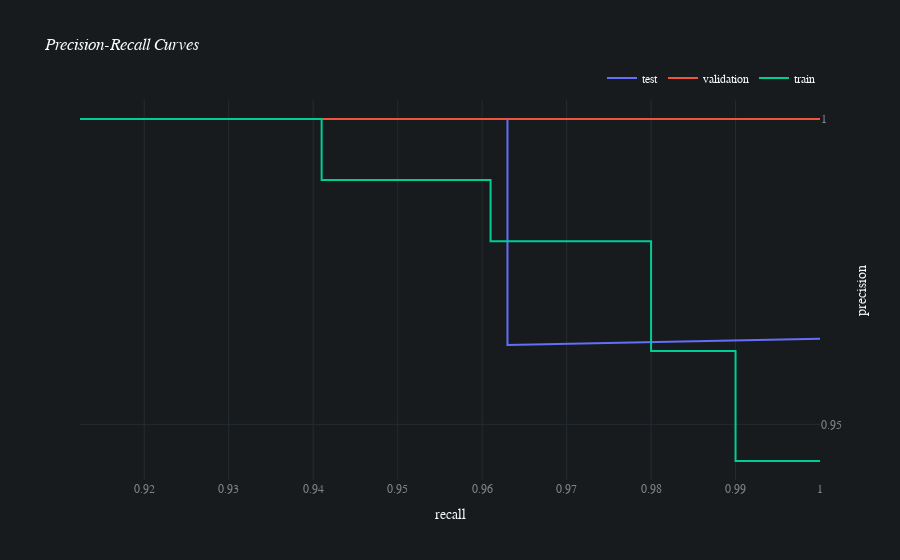

This figure's notebook cell:
### Code cell
batch_multiclass.jobs[0].results[0].plot_precision_recall()

### Figure 1 — Plotly figure (JSON) as saved in the notebook; plotly's stock layout.template omitted (floating-point values rounded to 4 significant figures)
{"data": [{"hovertemplate": "split=test<br>recall=%{x}<br>precision=%{y}<extra></extra>", "legendgroup": "test", "line": {"color": "#636efa", "dash": "solid"}, "mode": "lines", "name": "test", "orientation": "v", "showlegend": true, "type": "scatter", "x": [1, 0.963, 0.963, 0.926, 0.889, 0.852, 0.815, 0.778, 0.741, 0.704, 0.667, 0.63, 0.593, 0.556, 0.519, 0.481, 0.444, 0.407, 0.37, 0.333, 0.296, 0.259, 0.222, 0.185, 0.148, 0.111, 0.074, 0.037, 0], "xaxis": "x", "y": [0.964, 0.963, 1, 1, 1, 1, 1, 1, 1, 1, 1, 1, 1, 1, 1, 1, 1, 1, 1, 1, 1, 1, 1, 1, 1, 1, 1, 1, 1], "yaxis": "y"}, {"hovertemplate": "split=validation<br>recall=%{x}<br>precision=%{y}<extra></extra>", "legendgroup": "validation", "line": {"color": "#EF553B", "dash": "solid"}, "mode": "lines", "name": "validation", "orientation": "v", "showlegend": true, "type": "scatter", "x": [1, 0.952, 0.905, 0.857, 0.81, 0.762, 0.714, 0.667, 0.619, 0.571, 0.524, 0.476, 0.429, 0.381, 0.333, 0.286, 0.238, 0.19, 0.143, 0.095, 0.048, 0], "xaxis": "x", "y": [1, 1, 1, 1, 1, 1, 1, 1, 1, 1, 1, 1, 1, 1, 1, 1, 1, 1, 1, 1, 1, 1], "yaxis": "y"}, {"hovertemplate": "split=train<br>recall=%{x}<br>precision=%{y}<extra></extra>", "legendgroup": "train", "line": {"color": "#00cc96", "dash": "solid"}, "mode": "lines", "name": "train", "orientation": "v", "showlegend": true, "type": "scatter", "x": [1, 0.99, 0.99, 0.99, 0.98, 0.98, 0.98, 0.971, 0.961, 0.961, 0.951, 0.941, 0.941, 0.931, 0.922, 0.912, 0.902, 0.892, 0.882, 0.873, 0.863, 0.853, 0.843, 0.833, 0.824, 0.814, 0.804, 0.794, 0.784, 0.775, 0.765, 0.755, 0.745, 0.735, 0.725, 0.716, 0.706, 0.696, 0.686, 0.676, 0.667, 0.657, 0.647, 0.637, 0.627, 0.618, 0.608, 0.598, 0.588, 0.578, 0.569, 0.559, 0.549, 0.539, 0.529, 0.52, 0.51, 0.5, 0.49, 0.48, 0.471, 0.461, 0.451, 0.441, 0.431, 0.422, 0.412, 0.402, 0.392, 0.382, 0.373, 0.363, 0.353, 0.343, 0.333, 0.324, 0.314, 0.304, 0.294, 0.284, 0.275, 0.265, 0.255, 0.245, 0.235, 0.225, 0.216, 0.206, 0.196, 0.186, 0.176, 0.167, 0.157, 0.147, 0.137, 0.127, 0.118, 0.108, 0.098, 0.088, 0.078, 0.069, 0.059, 0.049, 0.039, 0.029, 0.02, 0.01, 0], "xaxis": "x", "y": [0.944, 0.944, 0.953, 0.962, 0.962, 0.971, 0.98, 0.98, 0.98, 0.99, 0.99, 0.99, 1, 1, 1, 1, 1, 1, 1, 1, 1, 1, 1, 1, 1, 1, 1, 1, 1, 1, 1, 1, 1, 1, 1, 1, 1, 1, 1, 1, 1, 1, 1, 1, 1, 1, 1, 1, 1, 1, 1, 1, 1, 1, 1, 1, 1, 1, 1, 1, 1, 1, 1, 1, 1, 1, 1, 1, 1, 1, 1, 1, 1, 1, 1, 1, 1, 1, 1, 1, 1, 1, 1, 1, 1, 1, 1, 1, 1, 1, 1, 1, 1, 1, 1, 1, 1, 1, 1, 1, 1, 1, 1, 1, 1, 1, 1, 1, 1], "yaxis": "y"}], "layout": {"autosize": true, "font": {"color": "#FAFAFA", "family": "Avenir"}, "hoverlabel": {"bgcolor": "#0F0F0F", "font": {"family": "Avenir", "size": 15}}, "legend": {"orientation": "h", "title": {}, "tracegroupgap": 0, "x": 1, "xanchor": "right", "y": 1.02, "yanchor": "bottom"}, "paper_bgcolor": "#181B1E", "plot_bgcolor": "#181B1E", "title": {"text": "<i>Precision-Recall Curves</i>"}, "xaxis": {"anchor": "y", "autorange": false, "domain": [0, 1], "gridcolor": "#262B2F", "range": [0.9124, 1], "tickfont": {"color": "#818487"}, "title": {"text": "recall"}, "type": "linear", "zeroline": false}, "yaxis": {"anchor": "x", "autorange": true, "domain": [0, 1], "dtick": 0.05, "gridcolor": "#262B2F", "range": [0.9409, 1.003], "side": "right", "tick0": 0, "tickfont": {"color": "#818487"}, "tickmode": "linear", "title": {"text": "precision"}, "type": "linear", "zeroline": false}}}
